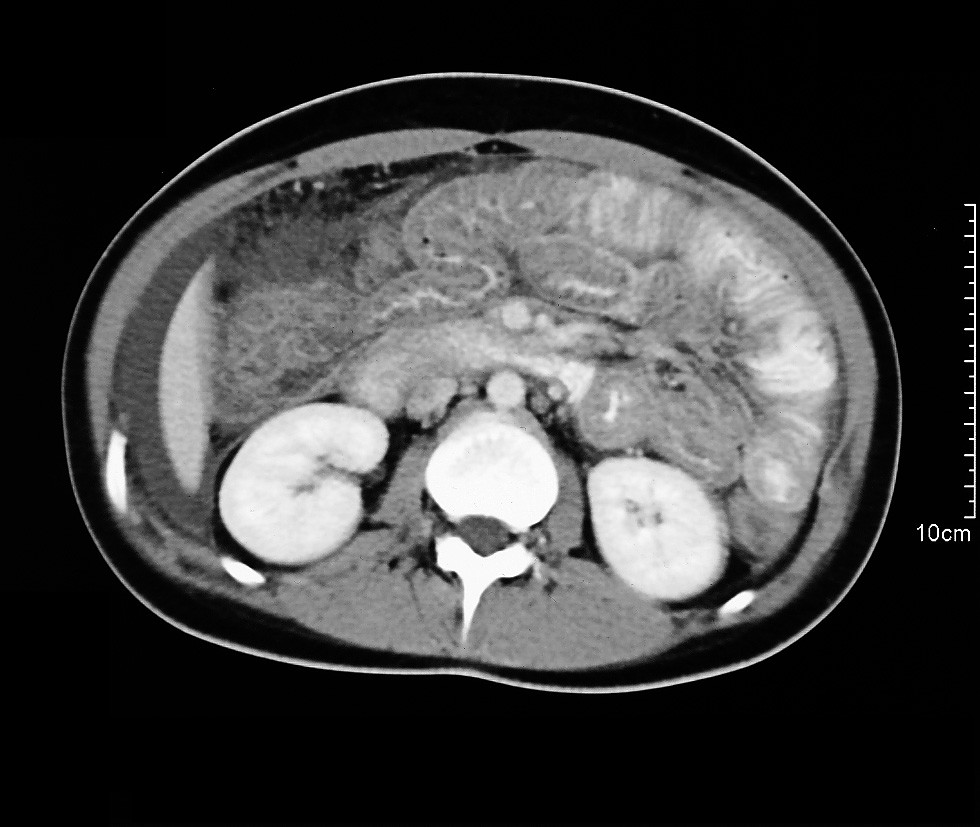
%> input picture Code/images/Eosinophilic_gastroenteritis_CT.jpg, 980 x 827 px
$ octave --eval "result = kp_harrislaplace(imread('images/Eosinophilic_gastroenteritis_CT.jpg'));"   (GNU Octave 9; MATLAB toolbox functions it lacks are replaced by stand-ins)
%> lines starting %> are read from the running program, lines starting %| are printed output that depends on the picture
### Code/findLocalMaximum.m
function [row,col,max_local] = findLocalMaximum(val,radius)
    % Determine the local maximum of a given value
    %
    % Author :: Vincent Garcia
    % Date   :: 09/02/2007
    %
    % INPUT
    % =====
    % val    : the NxM matrix containing values
    % radius : the radius of the neighborhood
    %
    % OUTPUT
    % ======
    % row       : the row position of the local maxima
    % col       : the column position of the local maxima
    % max_local	: the NxM matrix containing values of val on unique local maximum
    %
    % EXAMPLE
    % =======
    % [l,c,m] = findLocalMaximum(img,radius);


    % FIND LOCAL MAXIMA BY DILATION (FAST) /!\ NON UNIQUE /!\
    % mask = fspecial('disk',radius)>0;
    % val2 = imdilate(val,mask);
    % index = val==val2;
    % [row,col] = find(index==1);
    % max_local = zeros(size(val));
    % max_local(index) = val(index);


    % FIND UNIQUE LOCAL MAXIMA USING FILTERING (FAST)
    mask  = fspecial('disk',radius)>0;
    nb    = sum(mask(:));
    highest          = ordfilt2(val, nb, mask);
    second_highest   = ordfilt2(val, nb-1, mask);
    index            = highest==val & highest~=second_highest;
    max_local        = zeros(size(val));
    max_local(index) = val(index);
    [row,col]        = find(index==1);


    % [28 lines of commented-out code are left out]


end

### Code/kp_harrislaplace.m
function points = kp_harrislaplace(img)
    % Extract keypoints using Harris-Laplace algorithm
    %
    % Author :: Vincent Garcia
    % Date   :: 05/12/2007
    %
    % INPUT
    % =====
    % img    : the graylevel image
    %
    % OUTPUT
    % ======
    % points : the interest points extracted
    %
    % REFERENCES
    % ==========
    % K. Mikolajczyk and C. Schmid. Scale & affine invariant interest point detectors.
    % International Journal of Computer Vision, 2004
    %
    % EXAMPLE
    % =======
    % points = kp_harrislaplace(img)

    % IMAGE PARAMETERS
    img         = double(img(:,:,1));
    img_height  = size(img,1);
%> img_height = 827
    img_width   = size(img,2);
%> img_width = 980

    % SCALE PARAMETERS
    sigma_begin = 1.5;
    sigma_step  = 1.2;
    sigma_nb    = 13;
    sigma_array = (sigma_step.^(0:sigma_nb-1))*sigma_begin;


    % PART 1 : HARRIS
    harris_pts = zeros(0,3);
    for i=1:sigma_nb

        % scale (standard deviation)
        s_I = sigma_array(i);   % int間ration scale
        s_D = 0.7*s_I;          % derivative scale %0.7

        % derivative mask
        x  = -round(3*s_D):round(3*s_D);
        dx = x .* exp(-x.*x/(2*s_D*s_D)) ./ (s_D*s_D*s_D*sqrt(2*pi));
        dy = dx';

        % image derivatives
        Ix = conv2(img, dx, 'same');
        Iy = conv2(img, dy, 'same');

        % auto-correlation matrix
        g   = fspecial('gaussian',max(1,fix(6*s_I+1)), s_I);
        Ix2 = conv2(Ix.^2, g,  'same');
        Iy2 = conv2(Iy.^2, g,  'same');
        Ixy = conv2(Ix.*Iy, g, 'same');

        % interest point response
        %cim = (Ix2.*Iy2 - Ixy.^2)./(Ix2 + Iy2 + eps);				% Alison Noble measure.
        k = 0.06; cim = (Ix2.*Iy2 - Ixy.^2) - k*(Ix2 + Iy2).^2;	% Original Harris measure.

        % find local maxima on neighborgood
        [l,c,max_local] = findLocalMaximum(cim,3*s_I);%3*s_I

        % set threshold 1% of the maximum value
        t = 0.2*max(max_local(:));

        % find local maxima greater than threshold
        [l,c] = find(max_local>=t);

        % build interest points
        n = size(l,1);
        harris_pts(end+1:end+n,:) = [l,c,repmat(i,[n,1])];
    end
%> this loop made 1 pass
%> pass 1, in kp_harrislaplace, `Ix = conv2(img, dx, 'same');`:
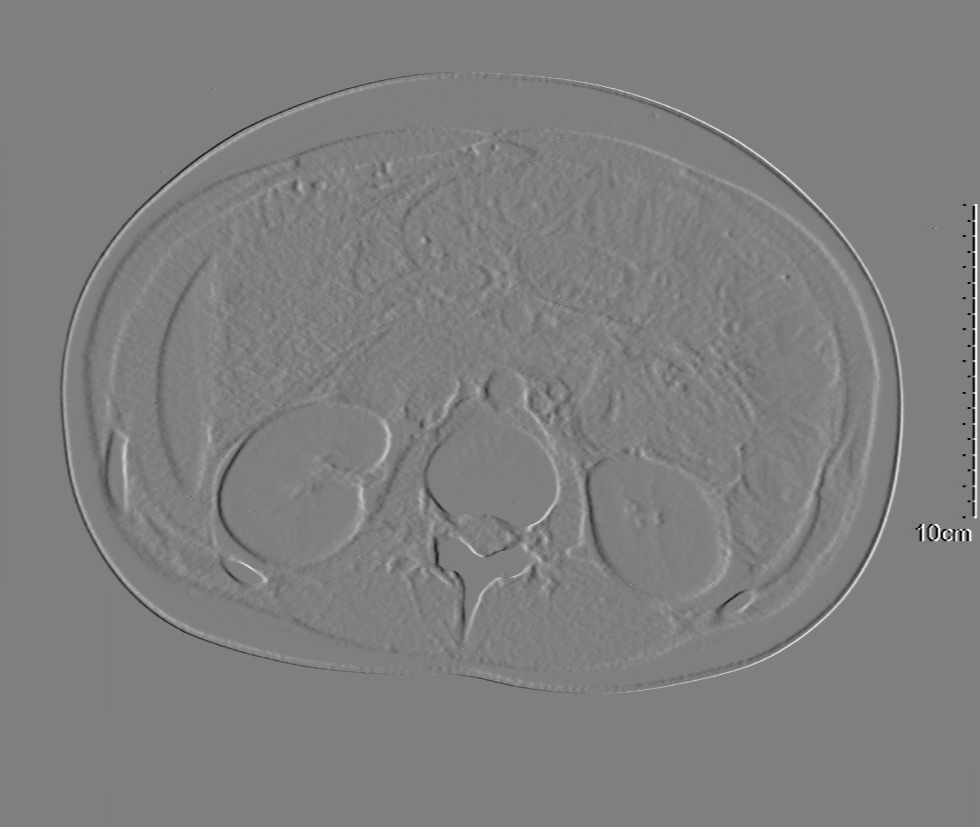
%> Ix: size 827x980 double; min -88.83, max 88.72, mean 0; drawn with min black and max white
%> pass 1, in kp_harrislaplace, `Iy = conv2(img, dy, 'same');`:
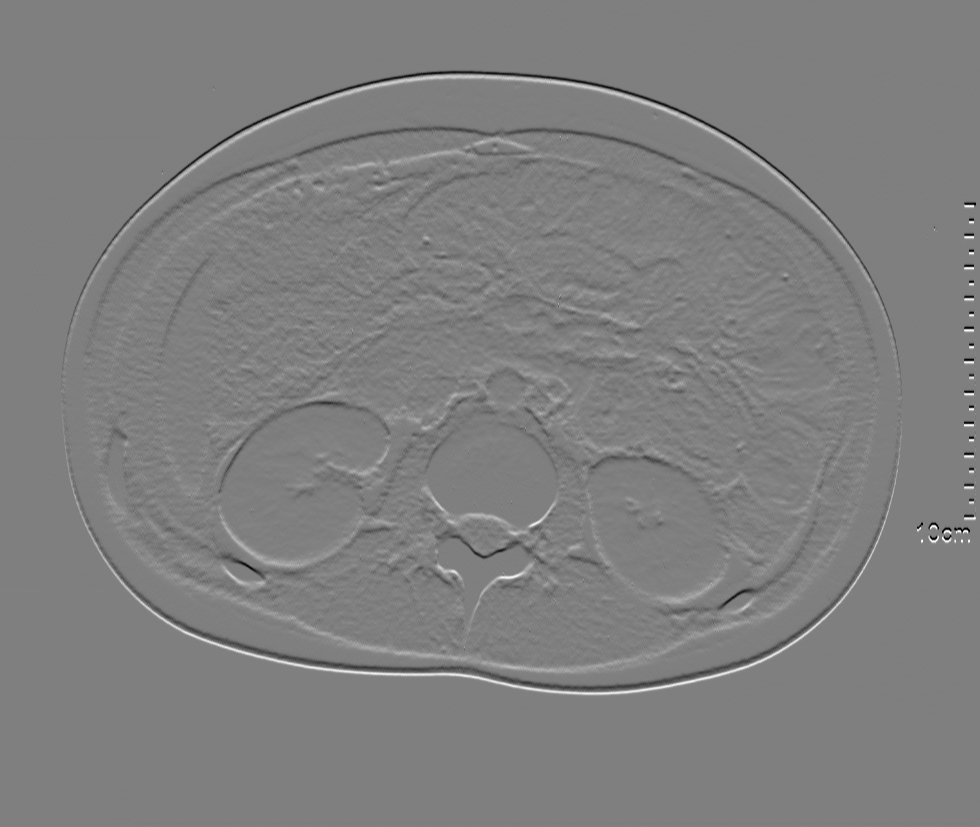
%> Iy: size 827x980 double; min -88.32, max 88.42, mean 0; drawn with min black and max white
%> pass 1, in kp_harrislaplace, `Ix2 = conv2(Ix.^2, g,  'same');`:
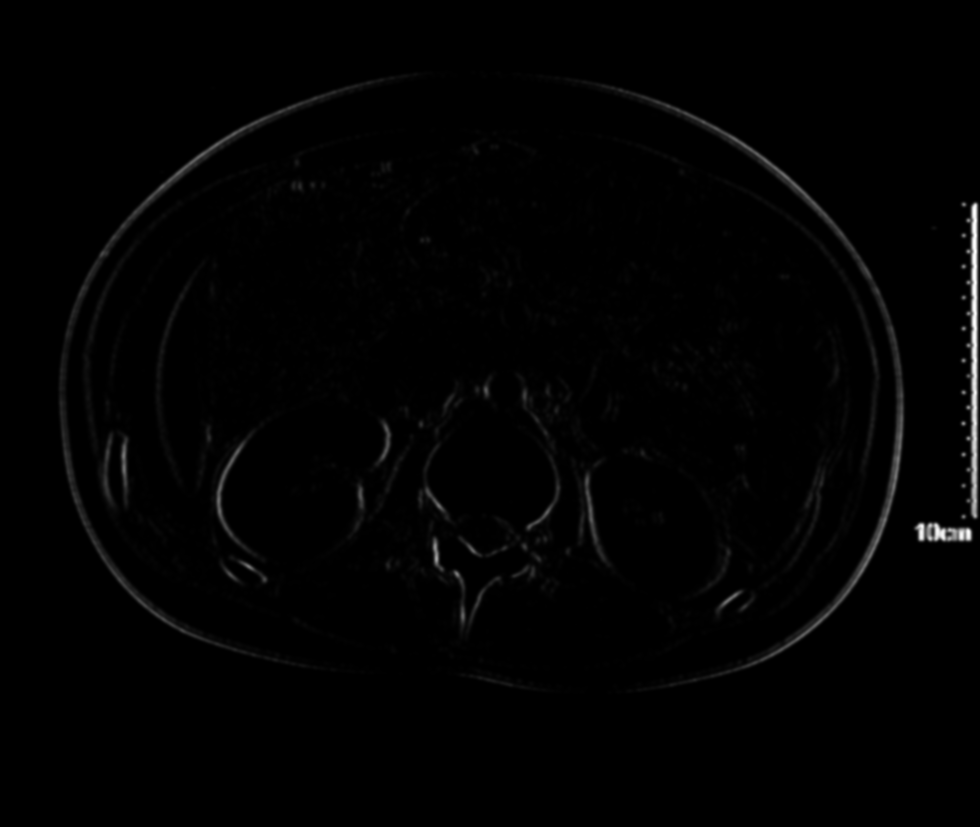
%> Ix2: size 827x980 double; min 0, max 3980.6, mean 39.3; drawn with min black and max white
%> pass 1, in kp_harrislaplace, `Iy2 = conv2(Iy.^2, g,  'same');`:
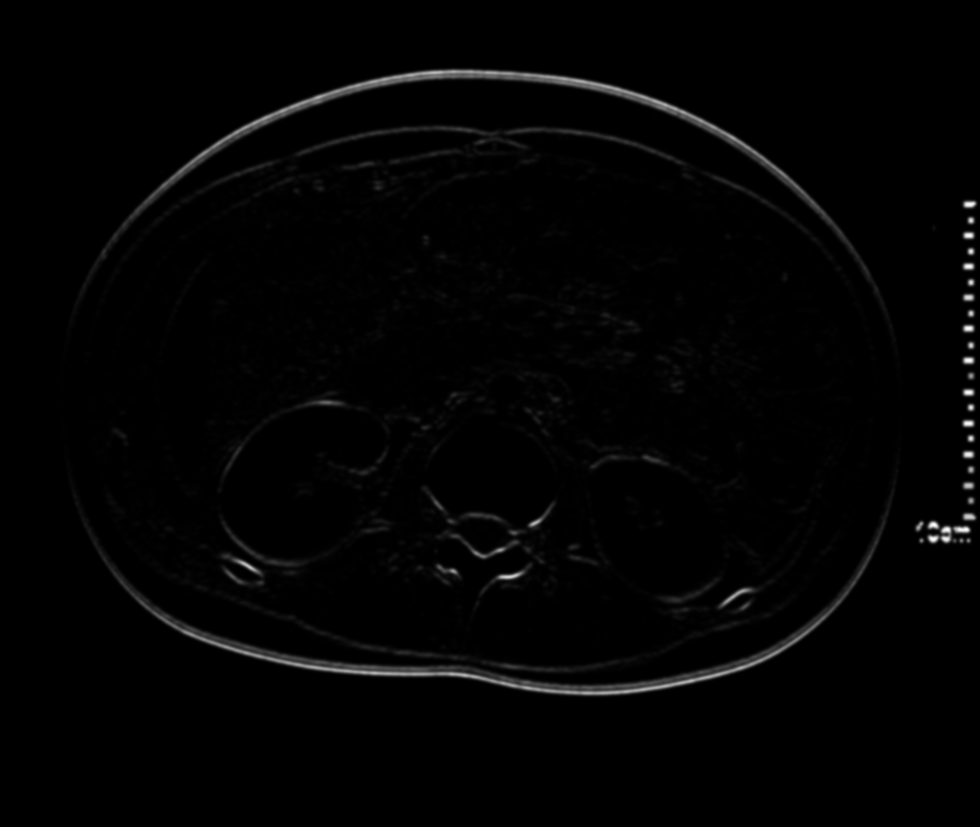
%> Iy2: size 827x980 double; min 0, max 3925.8, mean 52.8; drawn with min black and max white
%> the run ends on the next line


    % PART 2 : LAPLACE
    % compute scale-normalized laplacian operator
    laplace_snlo = zeros(img_height,img_width,sigma_nb);
    for i=1:sigma_nb
        s_L = sigma_array(i);   % scale
        laplace_snlo(:,:,i) = s_L*s_L*imfilter(img,fspecial('log', floor(6*s_L+1), s_L),'replicate');
    end
    % verify for each of the initial points whether the LoG attains a maximum at the scale of the point
    n   = size(harris_pts,1);
    cpt = 0;
    points = zeros(n,3);
    for i=1:n
        l = harris_pts(i,1);
        c = harris_pts(i,2);
        s = harris_pts(i,3);
        val = laplace_snlo(l,c,s);
        if s>1 && s<sigma_nb
            if val>laplace_snlo(l,c,s-1) && val>laplace_snlo(l,c,s+1)
                cpt = cpt+1;
                points(cpt,:) = harris_pts(i,:);
            end
        elseif s==1
            if val>laplace_snlo(l,c,2)
                cpt = cpt+1;
                points(cpt,:) = harris_pts(i,:);
            end
        elseif s==sigma_nb
            if val>laplace_snlo(l,c,s-1)
                cpt = cpt+1;
                points(cpt,:) = harris_pts(i,:);
            end
        end
    end
    points(cpt+1:end,:) = [];

    % SET SCALE TO 3*SIGMA FOR DISPLAY
    points(:,3) = 3*sigma_array(points(:,3));
end

$ run again, on Code/images/axiale-(1).jpg
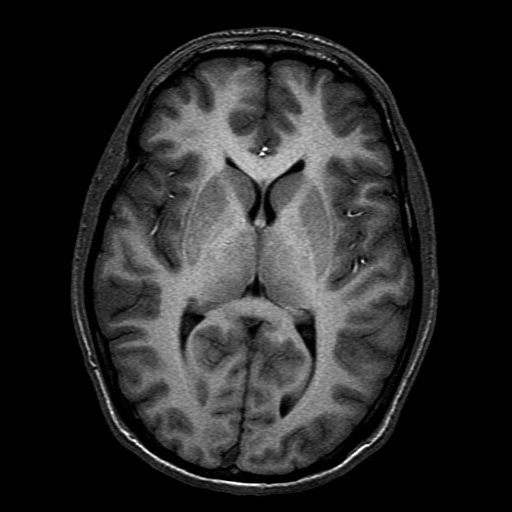
%> input picture Code/images/axiale-(1).jpg, 512 x 512 px
%> the loop in kp_harrislaplace, `for i=1:sigma_nb` made 1 pass
%> pass 1, in kp_harrislaplace, `Iy = conv2(img, dy, 'same');`:
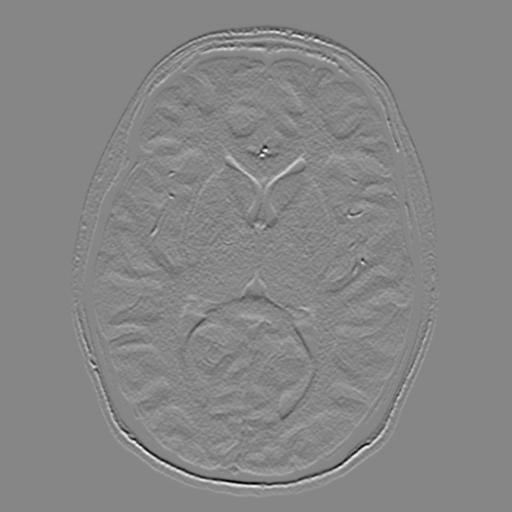
%> Iy: size 512x512 double; min -83.37, max 74.9, mean 0; drawn with min black and max white
%> pass 1, in kp_harrislaplace, `Iy2 = conv2(Iy.^2, g,  'same');`:
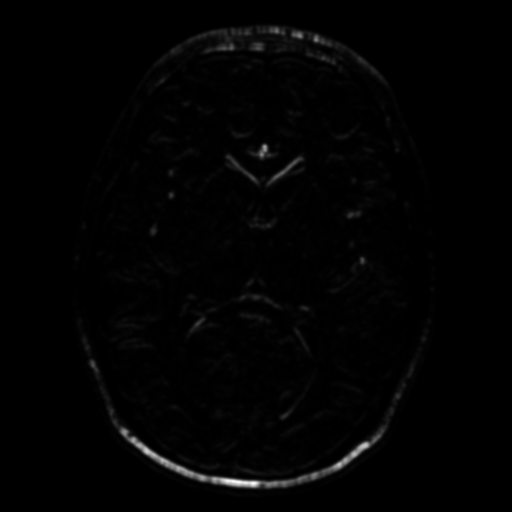
%> Iy2: size 512x512 double; min 0, max 3142.2, mean 35.8; drawn with min black and max white

$ run again, on Code/images/axiale.jpg
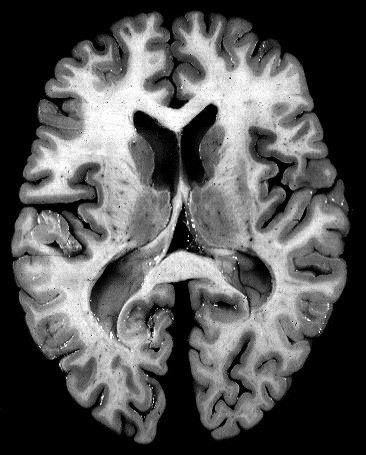
%> input picture Code/images/axiale.jpg, 366 x 455 px
%> the loop in kp_harrislaplace, `for i=1:sigma_nb` made 1 pass
%> pass 1, in kp_harrislaplace, `Iy = conv2(img, dy, 'same');`:
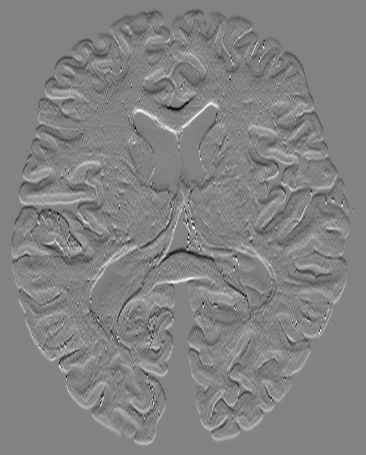
%> Iy: size 455x366 double; min -75.65, max 71.99, mean 0; drawn with min black and max white
%> pass 1, in kp_harrislaplace, `Iy2 = conv2(Iy.^2, g,  'same');`:
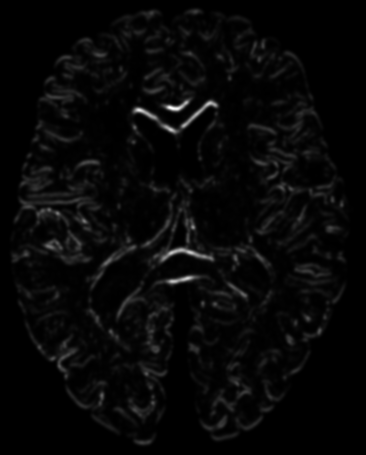
%> Iy2: size 455x366 double; min 0, max 2634.8, mean 81.6; drawn with min black and max white
